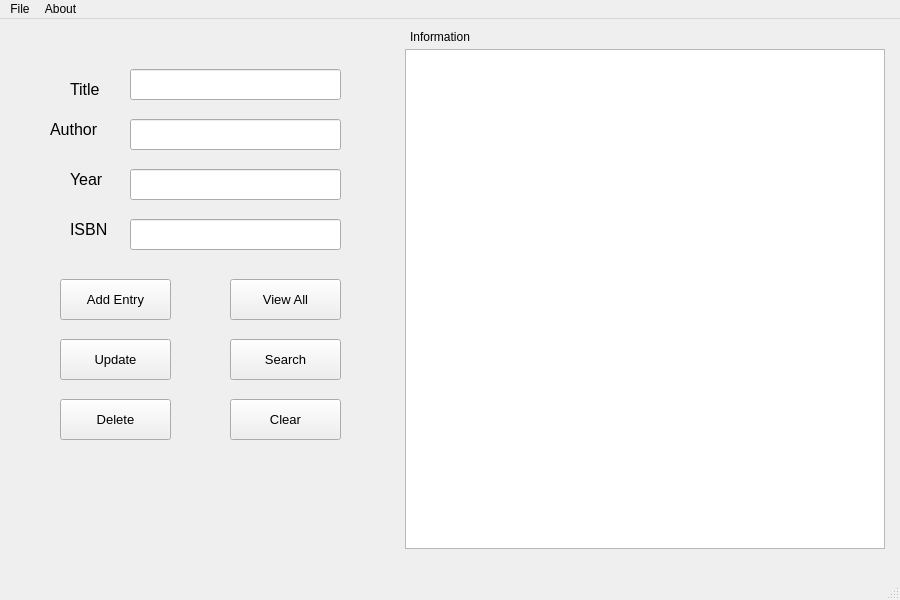
<?xml version="1.0" encoding="UTF-8"?>
<ui version="4.0">
 <class>MainWindow</class>
 <widget class="QMainWindow" name="MainWindow">
  <property name="geometry">
   <rect>
    <x>0</x>
    <y>0</y>
    <width>900</width>
    <height>600</height>
   </rect>
  </property>
  <property name="minimumSize">
   <size>
    <width>900</width>
    <height>600</height>
   </size>
  </property>
  <property name="maximumSize">
   <size>
    <width>900</width>
    <height>600</height>
   </size>
  </property>
  <property name="windowTitle">
   <string>MainWindow</string>
  </property>
  <widget class="QWidget" name="centralwidget">
   <widget class="QListWidget" name="listWidget">
    <property name="geometry">
     <rect>
      <x>405</x>
      <y>30</y>
      <width>480</width>
      <height>500</height>
     </rect>
    </property>
    <property name="minimumSize">
     <size>
      <width>480</width>
      <height>500</height>
     </size>
    </property>
    <property name="maximumSize">
     <size>
      <width>480</width>
      <height>500</height>
     </size>
    </property>
   </widget>
   <widget class="QLabel" name="label_information">
    <property name="geometry">
     <rect>
      <x>410</x>
      <y>10</y>
      <width>471</width>
      <height>16</height>
     </rect>
    </property>
    <property name="text">
     <string>Information</string>
    </property>
   </widget>
   <widget class="QLineEdit" name="lineEdit_title">
    <property name="geometry">
     <rect>
      <x>130</x>
      <y>50</y>
      <width>211</width>
      <height>31</height>
     </rect>
    </property>
   </widget>
   <widget class="QLabel" name="label_title">
    <property name="geometry">
     <rect>
      <x>70</x>
      <y>60</y>
      <width>61</width>
      <height>21</height>
     </rect>
    </property>
    <property name="font">
     <font>
      <pointsize>12</pointsize>
      <weight>50</weight>
      <bold>false</bold>
     </font>
    </property>
    <property name="text">
     <string>Title</string>
    </property>
   </widget>
   <widget class="QLabel" name="label_author">
    <property name="geometry">
     <rect>
      <x>50</x>
      <y>100</y>
      <width>61</width>
      <height>21</height>
     </rect>
    </property>
    <property name="font">
     <font>
      <pointsize>12</pointsize>
      <weight>50</weight>
      <bold>false</bold>
     </font>
    </property>
    <property name="text">
     <string>Author</string>
    </property>
   </widget>
   <widget class="QLineEdit" name="lineEdit_author">
    <property name="geometry">
     <rect>
      <x>130</x>
      <y>100</y>
      <width>211</width>
      <height>31</height>
     </rect>
    </property>
   </widget>
   <widget class="QLabel" name="label_year">
    <property name="geometry">
     <rect>
      <x>70</x>
      <y>150</y>
      <width>61</width>
      <height>21</height>
     </rect>
    </property>
    <property name="font">
     <font>
      <pointsize>12</pointsize>
      <weight>50</weight>
      <bold>false</bold>
     </font>
    </property>
    <property name="text">
     <string>Year</string>
    </property>
   </widget>
   <widget class="QLineEdit" name="lineEdit_year">
    <property name="geometry">
     <rect>
      <x>130</x>
      <y>150</y>
      <width>211</width>
      <height>31</height>
     </rect>
    </property>
   </widget>
   <widget class="QLabel" name="label_isbn">
    <property name="geometry">
     <rect>
      <x>70</x>
      <y>200</y>
      <width>61</width>
      <height>21</height>
     </rect>
    </property>
    <property name="font">
     <font>
      <pointsize>12</pointsize>
      <weight>50</weight>
      <bold>false</bold>
     </font>
    </property>
    <property name="text">
     <string>ISBN</string>
    </property>
   </widget>
   <widget class="QLineEdit" name="lineEdit_isbn">
    <property name="geometry">
     <rect>
      <x>130</x>
      <y>200</y>
      <width>211</width>
      <height>31</height>
     </rect>
    </property>
   </widget>
   <widget class="QPushButton" name="pushButton_view">
    <property name="geometry">
     <rect>
      <x>230</x>
      <y>260</y>
      <width>111</width>
      <height>41</height>
     </rect>
    </property>
    <property name="font">
     <font>
      <pointsize>10</pointsize>
     </font>
    </property>
    <property name="text">
     <string>View All</string>
    </property>
   </widget>
   <widget class="QPushButton" name="pushButton_search">
    <property name="geometry">
     <rect>
      <x>230</x>
      <y>320</y>
      <width>111</width>
      <height>41</height>
     </rect>
    </property>
    <property name="font">
     <font>
      <pointsize>10</pointsize>
     </font>
    </property>
    <property name="text">
     <string>Search</string>
    </property>
   </widget>
   <widget class="QPushButton" name="pushButton_add">
    <property name="geometry">
     <rect>
      <x>60</x>
      <y>260</y>
      <width>111</width>
      <height>41</height>
     </rect>
    </property>
    <property name="font">
     <font>
      <pointsize>10</pointsize>
     </font>
    </property>
    <property name="text">
     <string>Add Entry</string>
    </property>
   </widget>
   <widget class="QPushButton" name="pushButton_update">
    <property name="geometry">
     <rect>
      <x>60</x>
      <y>320</y>
      <width>111</width>
      <height>41</height>
     </rect>
    </property>
    <property name="font">
     <font>
      <pointsize>10</pointsize>
     </font>
    </property>
    <property name="text">
     <string>Update</string>
    </property>
   </widget>
   <widget class="QPushButton" name="pushButton_delete">
    <property name="geometry">
     <rect>
      <x>60</x>
      <y>380</y>
      <width>111</width>
      <height>41</height>
     </rect>
    </property>
    <property name="font">
     <font>
      <pointsize>10</pointsize>
     </font>
    </property>
    <property name="text">
     <string>Delete</string>
    </property>
   </widget>
   <widget class="QPushButton" name="pushButton_clear">
    <property name="geometry">
     <rect>
      <x>230</x>
      <y>380</y>
      <width>111</width>
      <height>41</height>
     </rect>
    </property>
    <property name="font">
     <font>
      <pointsize>10</pointsize>
     </font>
    </property>
    <property name="text">
     <string>Clear</string>
    </property>
   </widget>
  </widget>
  <widget class="QMenuBar" name="menubar">
   <property name="geometry">
    <rect>
     <x>0</x>
     <y>0</y>
     <width>900</width>
     <height>26</height>
    </rect>
   </property>
   <widget class="QMenu" name="menuFile">
    <property name="title">
     <string>File</string>
    </property>
    <addaction name="actionExit"/>
   </widget>
   <widget class="QMenu" name="menuAbout">
    <property name="title">
     <string>About</string>
    </property>
    <addaction name="actionAbout_Book_Store"/>
   </widget>
   <addaction name="menuFile"/>
   <addaction name="menuAbout"/>
  </widget>
  <widget class="QStatusBar" name="statusbar"/>
  <action name="actionExit">
   <property name="text">
    <string>Exit</string>
   </property>
   <property name="statusTip">
    <string>Exit</string>
   </property>
  </action>
  <action name="actionAbout_Book_Store">
   <property name="text">
    <string>About Book Store</string>
   </property>
   <property name="statusTip">
    <string>About Book Store</string>
   </property>
  </action>
 </widget>
 <resources/>
 <connections/>
</ui>
